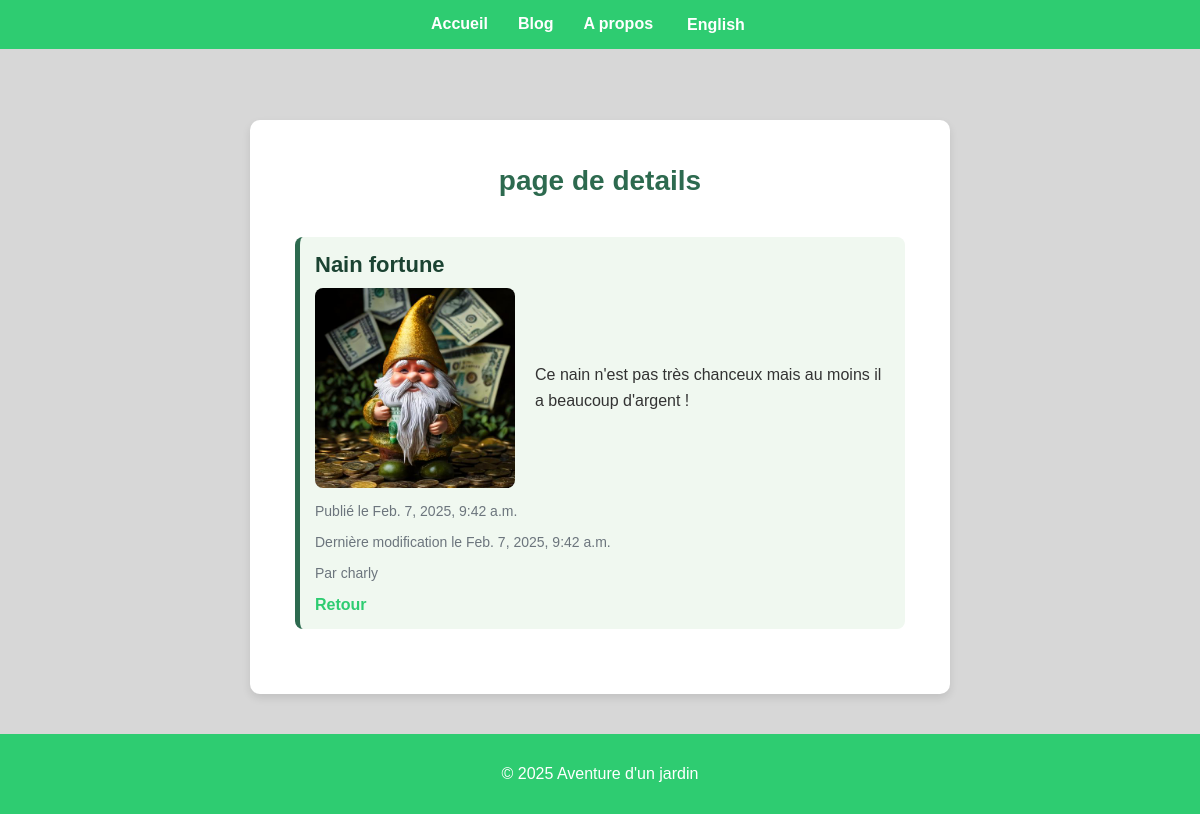
Page /2/ on the committed database.
### blog/models.py (models this page shows, shortened)
class Post(models.Model):
    title = models.CharField(max_length=200 , unique= True)
    slug = models.SlugField(max_length=200, unique= True)
    author = models.ForeignKey(User , on_delete= models.CASCADE, related_name='blog_posts')
    created_on = models.DateTimeField(auto_now= True)
    updated_on = models.DateTimeField(auto_now= True)
    content = models.TextField()
    status = models.IntegerField(choices=STATUS , default=0)
    image = models.ImageField(upload_to='post_images/', null=True, blank=True)
    class Meta:
        ordering = ['-created_on']

### blog/views.py (the view)
# urls.py: path('<int:pk>/', views.post_detail, name="post_detail"),
def post_detail(request, pk):
    post = get_object_or_404(Post, pk=pk)
    return render(request, 'post_details.html', {'post': post})

### blog/templates/post_details.html (shortened to what this page needs)
{% extends 'base.html'%}
{% load i18n %}
{% block content %}
    <div class="blog-container">
        <h1 class="blog-title">{% trans "page de details"%}</h1>
        {% if post %}
        <div class="post">
            <h2 class="post-title">{{ post.title }}</h2>
            <div class="post-content">
                <img src="{{ post.image.url }}" alt="{{ post.title }}" class="post-image">
                <p>{{ post.content }}</p>
            </div>
                <p class="post-meta">{%trans "Publié le"%} <span>{{ post.created_on }}</span></p>
                <p class="post-meta">{% trans "Dernière modification le"%} <span>{{ post.updated_on }}</span></p>
                <p class="post-meta">{% trans "Par"%} <span>{{ post.author }}</span></p>
            <a href="{% url 'blog:blog' %}" class="post-link">{% trans "Retour"%}</a>
        </div>
        {% endif %}
    </div>
{% endblock %}

### blog/static/css/app.css (style rules this page uses)
:root { --vert-nature: #2ecc71; --vert-fonce: #27ae60; --gris-clair: #f5f5f5; --blanc: #ffffff; }
*,*::after,*::before { margin: 0; padding: 0; box-sizing: border-box; }
body { font-family: 'Poppins', sans-serif; background-color: #d7d7d7; margin: 0; padding: 0; color: #333; }
.blog-container { max-width: 700px; margin: 40px auto; padding: 45px; background: #fff; border-radius: 10px; box-shadow: 0 4px 8px rgba(0, 0, 0, 0.1); }
.blog-title { text-align: center; color: #2d6a4f; font-size: 28px; margin-bottom: 40px; }
.post { padding: 15px; border-left: 5px solid #2d6a4f; background: #f0f8f0; border-radius: 8px; margin-bottom: 20px; }
.post-title { font-size: 22px; color: #1b4332; margin-bottom: 10px; }
.post-meta { font-size: 14px; color: #6c757d; margin-bottom: 15px; }
.post-image { max-width: 200px; max-height: 200px; object-fit: cover; border-radius: 8px; margin-right: 20px; }
.post-content { display: flex; align-items: center; margin-bottom: 15px; }
.post-content p { font-size: 16px; line-height: 1.6; color: #333; }
a { text-decoration: none; color: var(--vert-nature); font-weight: bold; }

### rows in the picture
Post: title "Nain fortune", image (picture), content "Ce nain n'est pas très chanceux mais au moins il a beaucoup d'argent !", created_on "Feb. 7, 2025, 9:42 a.m.", updated_on "Feb. 7, 2025, 9:42 a.m.", author "charly"
